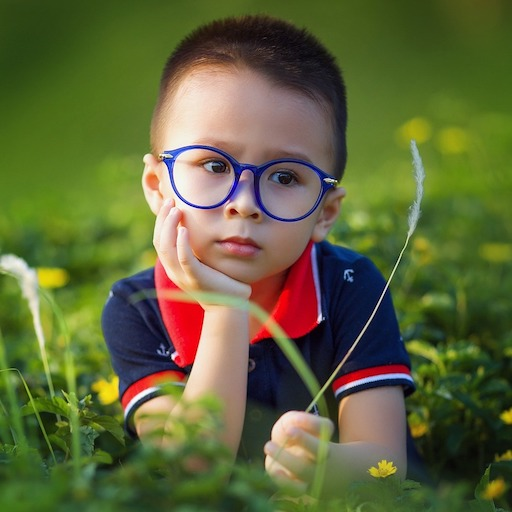
#> input picture Images/week4/sample.jpg, 512 x 512 px
$ python 46.BGR_2_HSV_Scratch.py
#> lines starting #> are read from the running program, lines starting #| are printed output that depends on the picture
import cv2
import numpy as np

colorPath = "Images/week4/sample.jpg"
img = cv2.imread(colorPath, cv2.IMREAD_COLOR)
#> img is the input picture: shape (512, 512, 3); mean B, G, R 57.8, 101.6, 95.4
hsvcv = cv2.cvtColor(img, cv2.COLOR_BGR2HSV)
#> hsvcv: shape (512, 512, 3); mean H, S, V 52.8, 143.9, 115.7

def convertBGRtoHSV(img):
    img = np.float32(img) / 255.0
    b,g,r = cv2.split(img)
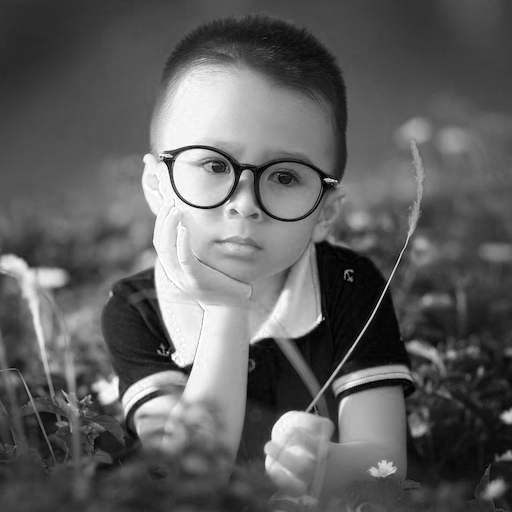
#> r: shape (512, 512) float32; min 0, max 1, mean 0.374

    v = np.maximum.reduce([b,g,r])
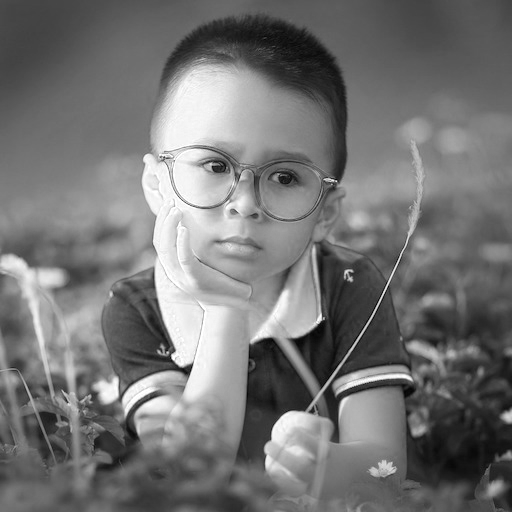
#> v: shape (512, 512) float32; min 0.00392, max 1, mean 0.454

    min_bgr = np.minimum.reduce([b,g,r])
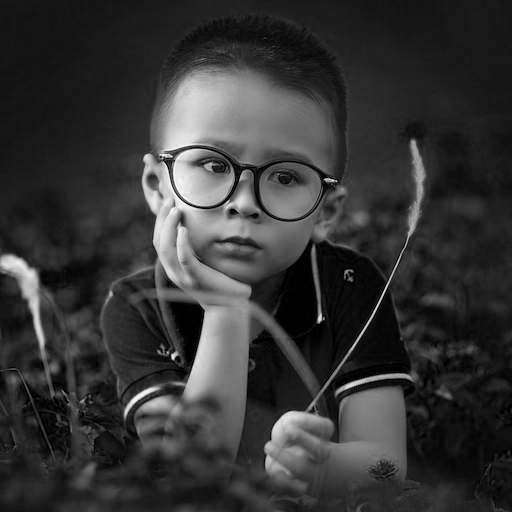
#> min_bgr: shape (512, 512) float32; min 0, max 0.992, mean 0.209
    s = np.where(v==0,0, (v- min_bgr)/v)
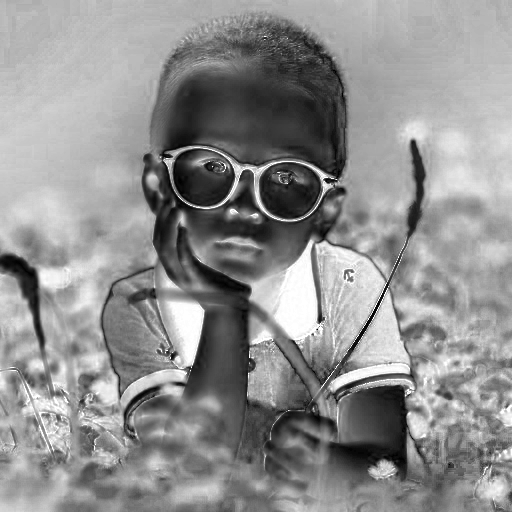
#> s: shape (512, 512) float32; min 0, max 1, mean 0.564

    h = np.zeros_like(v)
    h = np.where(v==r , 60*(g-b)/(v - min_bgr), h)
    h = np.where(v==g, 120 + 60*(b-r)/(v - min_bgr), h)
    h = np.where(v==b, 240 + 60*(r-g)/(v - min_bgr), h)
    h = np.where(h<0, h+360, h)

    # current ranges h : 0-360, s,v : 0-1
    # convert to uint 8, i.e s,v : 0:255, h:1-180
    s = np.uint8(np.round(s*255))
    v = np.uint8(np.round(v*255))
    h = np.uint8(np.round(h/2))
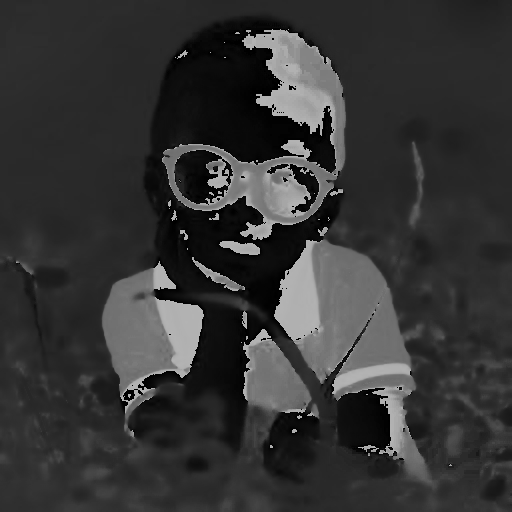
#> h: shape (512, 512); min 0, max 180, mean 52.9

    new = cv2.merge((h,s,v))
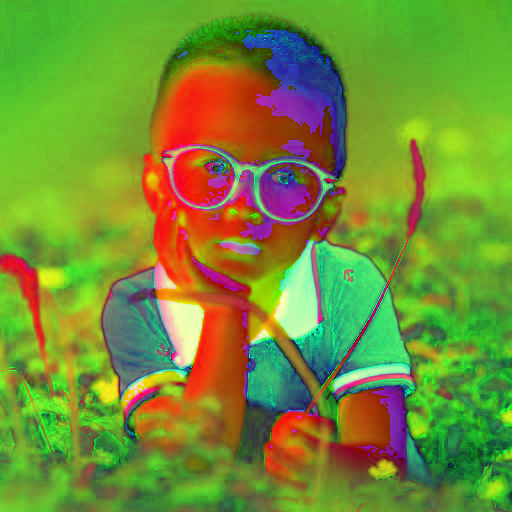
#> new: shape (512, 512, 3); mean of channels 0, 1, 2 52.9, 143.9, 115.7; drawn as B, G, R
    return new

myhsv = convertBGRtoHSV(img)
h,s,v = cv2.split(hsvcv)

cv2.imshow("Color", img)
cv2.imshow("actual", hsvcv)
cv2.imshow("my", myhsv)
cv2.imshow("Diff", hsvcv - myhsv)
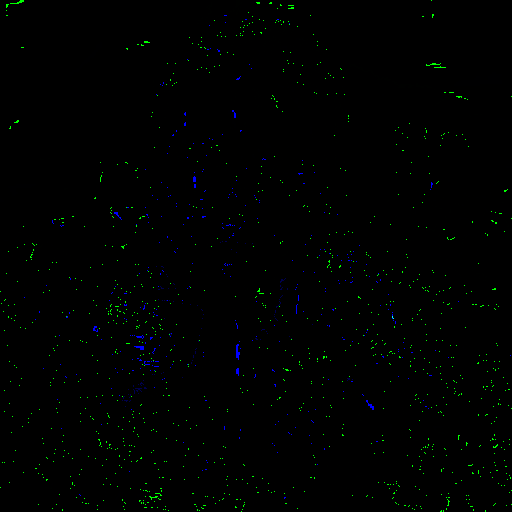
#> window 'Diff': shape (512, 512, 3); mean B, G, R 0.8, 1.5, 0
#cv2.imshow("diff", np.abs(h-myhsv))


cv2.waitKey(0)
cv2.destroyAllWindows()
